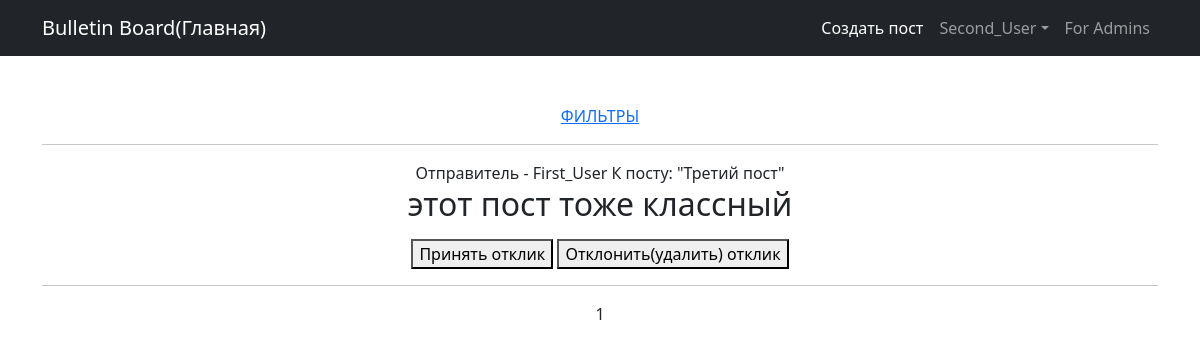
Screenshot of /mainboard/responses/ (signed in) with the database file from the repository.
### Main_board/models.py (models this page shows, shortened)
class User(AbstractUser):
    email = models.EmailField(max_length=254, verbose_name='email address')
    code = models.TextField(default=None, null=True)
    verified = models.BooleanField(default=False)
    class Meta:
        verbose_name = 'Пользователь'
        verbose_name_plural = 'Пользователи'

class Response(models.Model):
    class Meta:
        verbose_name = 'Отклик'
        verbose_name_plural = 'Отклики'
    author = models.ForeignKey(User, on_delete=models.CASCADE, verbose_name='Автор')
    post = models.ForeignKey('Post', on_delete=models.CASCADE, verbose_name='Целевой пост')
    text = models.TextField(max_length=500)
    date = models.DateTimeField(auto_now_add=True, verbose_name='Дата создания')
    slug = models.SlugField(max_length=20, null=False, unique=True)
    applied = models.BooleanField(default=None, null=True)

class Post(models.Model):
    class Meta:
        verbose_name = 'Пост'
        verbose_name_plural = 'Посты'
    title = models.CharField(max_length=30, verbose_name='Заголовок')
    creation_date = models.DateTimeField(auto_now_add=True, verbose_name='Дата Создания')
    edit_date = models.DateTimeField(auto_now=True)
    author = models.ForeignKey(User, on_delete=models.CASCADE, verbose_name='Автор', related_name='post')
    text = models.TextField(verbose_name='Текст поста')
    category = models.ForeignKey('Category', on_delete=models.CASCADE, verbose_name='Категория')
    slug = models.SlugField(max_length=20, null=False, unique=True)

### Main_board/views.py (the view, shortened to what this page needs)
# urls.py: path('responses/', UserResponsesView.as_view(), name='user-responses'),
class UserResponsesView(LoginRequiredMixin, PermissionRequiredMixin, ListView):
    model = Response
    template_name = 'responses.html'
    context_object_name = 'responses'
    paginate_by = 10
    permission_required = 'Main_board.standard'
    def get_queryset(self):
        queryset = Response.objects.filter(post__author=self.request.user).order_by('date')
        self.filterset = ResponseFilter(self.request.GET, queryset)
        return self.filterset.qs
    def get_context_data(self, **kwargs):
        context = super().get_context_data(**kwargs)
        context['page_title'] = 'My responses'
        return context

### templates/responses.html (shortened to what this page needs)
{% extends 'default.html' %}
{% load custom_tags %}
{% block links %}
    {% if user.is_authenticated %}
        <li class="nav-item"><a class="nav-link active" aria-current="page" href="/mainboard/create">Создать пост</a></li>
    {% endif%}
{% endblock links %}
{% block account %}
<li class="nav-item dropdown">
    <a class="nav-link dropdown-toggle" id="navbarDropdown" href="#" role="button" data-bs-toggle="dropdown" aria-expanded="false">{{ user.username }}</a>
</li>
{% endblock account %}
{% block content %}
    <a href="/mainboard/response-search/">ФИЛЬТРЫ</a>
    {% if responses %}
        {% for response in responses %}
            <hr>
            Отправитель - {{ response.author.username }}
            К посту: "{{response.post.title}}"
            <h2>{{response.text|safe}}</h2>
            {% if response.applied == Null %}
            <p>
                <form action="" method="post">
                        <button name="action" value="apply">Принять отклик</button>
                        <button name="action" value="deny">Отклонить(удалить) отклик</button>
                </form>
            </p>
            {% elif response.applied == True %}
                <h4 style="color: green;">Отклик принят</h4>
            {% endif %}
            <hr>
        {% endfor %}
        {{ page_obj.number }}
    {% else %}
        <h1>Отклики отсутствуют</h1>
    {% endif %}
{% endblock content %}

### rows the page displays
User: username "Second_User"
Response: author.username "First_User", post "Третий пост", text "этот пост тоже классный"

### other values shown
{{ page_obj.number }} "1"
